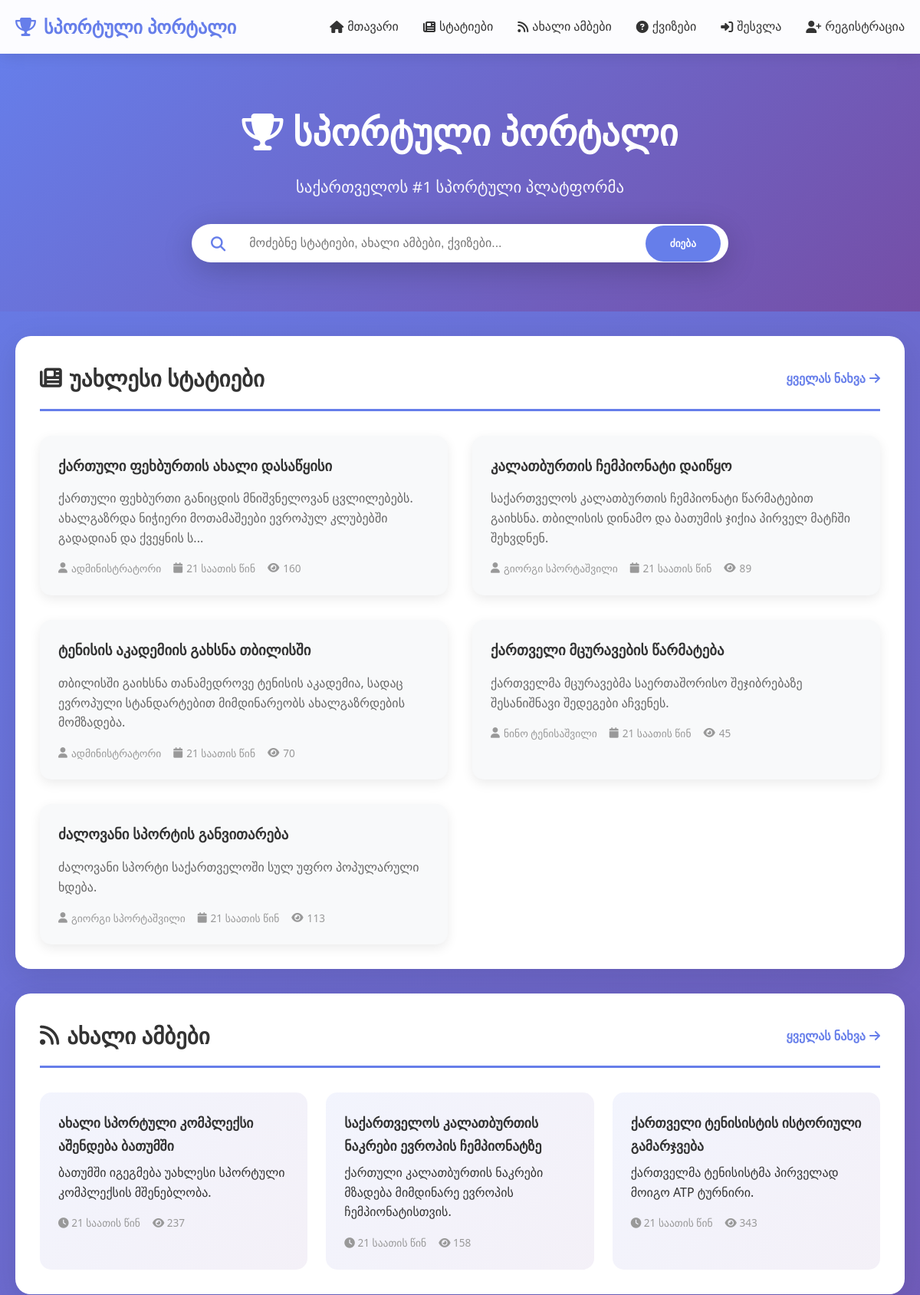
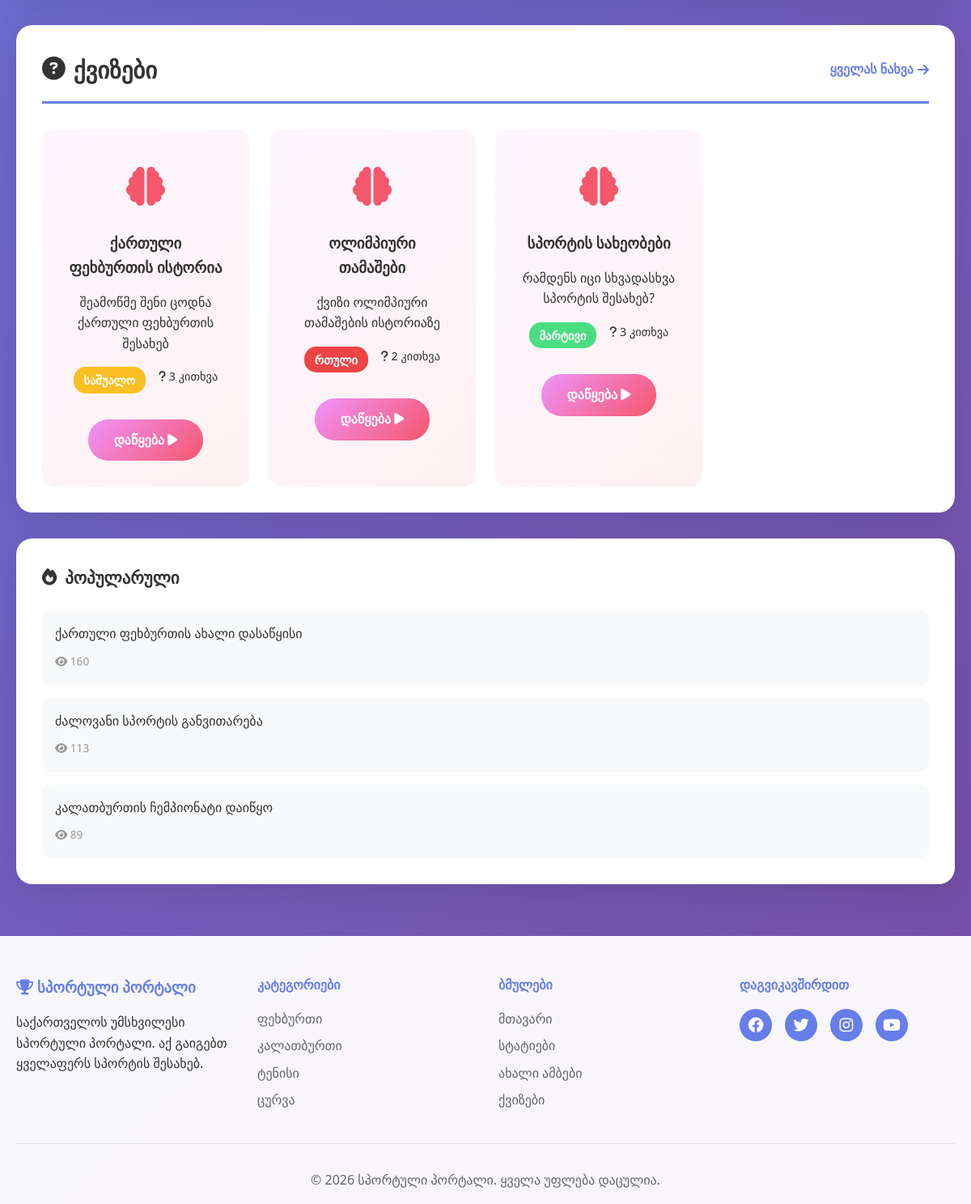
The page / on the database its author committed (2 pictures, top to bottom).
### tables this page shows
CREATE TABLE `articles` (
  `id` int(11) NOT NULL,
  `user_id` int(11) NOT NULL,
  `title` varchar(200) NOT NULL,
  `content` text NOT NULL,
  `category` enum('ფეხბურთი','კალათბურთი','ტენისი','ცურვა','ძალოვანი სპორტი','სხვა') NOT NULL,
  `image` varchar(255) DEFAULT NULL,
  `views` int(11) DEFAULT 0,
  `status` enum('draft','published') DEFAULT 'published',
  `created_at` timestamp NOT NULL DEFAULT current_timestamp(),
  `updated_at` timestamp NOT NULL DEFAULT current_timestamp() ON UPDATE current_timestamp()
);

CREATE TABLE `users` (
  `id` int(11) NOT NULL,
  `username` varchar(50) NOT NULL,
  `email` varchar(100) NOT NULL,
  `password` varchar(255) NOT NULL,
  `full_name` varchar(100) NOT NULL,
  `profile_image` varchar(255) DEFAULT 'default.jpg',
  `role` enum('user','admin') DEFAULT 'user',
  `created_at` timestamp NOT NULL DEFAULT current_timestamp(),
  `last_login` timestamp NULL DEFAULT NULL
);

CREATE TABLE `news` (
  `id` int(11) NOT NULL,
  `user_id` int(11) NOT NULL,
  `title` varchar(200) NOT NULL,
  `content` text NOT NULL,
  `image` varchar(255) DEFAULT NULL,
  `is_breaking` tinyint(1) DEFAULT 0,
  `views` int(11) DEFAULT 0,
  `created_at` timestamp NOT NULL DEFAULT current_timestamp()
);

CREATE TABLE `quizzes` (
  `id` int(11) NOT NULL,
  `user_id` int(11) NOT NULL,
  `title` varchar(200) NOT NULL,
  `description` text DEFAULT NULL,
  `category` varchar(50) DEFAULT NULL,
  `difficulty` enum('მარტივი','საშუალო','რთული') DEFAULT 'საშუალო',
  `time_limit` int(11) DEFAULT 0,
  `created_at` timestamp NOT NULL DEFAULT current_timestamp()
);

### includes/functions.php (called while the page is built, shortened)
<?php
function clean_input($data) {
    $data = trim($data);
    $data = stripslashes($data);
    $data = htmlspecialchars($data, ENT_QUOTES, 'UTF-8');
    return $data;
}
function get_popular_articles($pdo, $limit = 5) {
    $stmt = $pdo->prepare("
        SELECT a.*, u.username, u.full_name
        FROM articles a
        JOIN users u ON a.user_id = u.id
        WHERE a.status = 'published'
        ORDER BY a.views DESC
        LIMIT ?
    ");
    $stmt->execute([$limit]);
    return $stmt->fetchAll();
}
function format_date($date) {
    $timestamp = strtotime($date);
    $now = time();
    $diff = $now - $timestamp;
    if ($diff < 60) {
        return 'ახლახანს';
    } elseif ($diff < 3600) {
        $minutes = floor($diff / 60);
        return $minutes . ' წუთის წინ';
    } elseif ($diff < 86400) {
        $hours = floor($diff / 3600);
        return $hours . ' საათის წინ';
    } elseif ($diff < 604800) {
        $days = floor($diff / 86400);
        return $days . ' დღის წინ';
    } else {
        return date('d.m.Y', $timestamp);
    }
}
function truncate_text($text, $length = 150) {
    if (mb_strlen($text) <= $length) {
        return $text;
    }
    return mb_substr($text, 0, $length) . '...';
}
?>

### index.php (the view, shortened to what this page needs)
<?php
require_once 'config/database.php';
require_once 'includes/functions.php';
$stmt = $pdo->query("
    SELECT a.*, u.username, u.full_name
    FROM articles a
    JOIN users u ON a.user_id = u.id
    WHERE a.status = 'published'
    ORDER BY a.created_at DESC
    LIMIT 6
");
$articles = $stmt->fetchAll();
$stmt = $pdo->query("
    SELECT n.*, u.username
    FROM news n
    JOIN users u ON n.user_id = u.id
    ORDER BY n.is_breaking DESC, n.created_at DESC
    LIMIT 4
");
$news = $stmt->fetchAll();
$stmt = $pdo->query("
    SELECT q.*, u.username,
    (SELECT COUNT(*) FROM quiz_questions WHERE quiz_id = q.id) as question_count
    FROM quizzes q
    JOIN users u ON q.user_id = u.id
    ORDER BY q.created_at DESC
    LIMIT 4
");
$quizzes = $stmt->fetchAll();
$popular = get_popular_articles($pdo, 3);
include 'includes/header.php';
?>
<div class="hero-section">
    <div class="container">
        <h1 class="hero-title">
            <i class="fas fa-trophy"></i>
            სპორტული პორტალი
        </h1>
        <p class="hero-subtitle">საქართველოს #1 სპორტული პლატფორმა</p>
        <div class="search-box">
            <form action="search.php" method="GET">
                <div class="search-input-wrapper">
                    <i class="fas fa-search"></i>
                    <input type="text" name="q" placeholder="მოძებნე სტატიები, ახალი ამბები, ქვიზები..." required>
                    <button type="submit">ძიება</button>
                </div>
            </form>
        </div>
    </div>
</div>
<div class="container">
    <section class="content-section" id="articles-section">
        <div class="section-header">
            <h2><i class="fas fa-newspaper"></i> უახლესი სტატიები</h2>
            <a href="articles.php" class="view-all">ყველას ნახვა <i class="fas fa-arrow-right"></i></a>
        </div>
        <div class="articles-grid">
            <?php foreach ($articles as $article): ?>
            <article class="article-card">
                <div class="article-content">
                    <h3>
                        <a href="article.php?id=<?php echo $article['id']; ?>">
                            <?php echo clean_input($article['title']); ?>
                        </a>
                    </h3>
                    <p class="article-excerpt">
                        <?php echo truncate_text(clean_input($article['content']), 120); ?>
                    </p>
                    <div class="article-meta">
                        <span><i class="fas fa-user"></i> <?php echo clean_input($article['full_name']); ?></span>
                        <span><i class="fas fa-calendar"></i> <?php echo format_date($article['created_at']); ?></span>
                        <span><i class="fas fa-eye"></i> <?php echo $article['views']; ?></span>
                    </div>
                </div>
            </article>
            <?php endforeach; ?>
        </div>
    </section>
    <section class="content-section" id="news-section">
        <div class="section-header">
            <h2><i class="fas fa-rss"></i> ახალი ამბები</h2>
            <a href="news.php" class="view-all">ყველას ნახვა <i class="fas fa-arrow-right"></i></a>
        </div>
        <div class="news-grid">
            <?php foreach ($news as $news_item): ?>
            <article class="news-card">
                <div class="news-content">
                    <h3>
                        <a href="news_detail.php?id=<?php echo $news_item['id']; ?>">
                            <?php echo clean_input($news_item['title']); ?>
                        </a>
                    </h3>
                    <p><?php echo truncate_text(clean_input($news_item['content']), 100); ?></p>
                    <div class="news-meta">
                        <span><i class="fas fa-clock"></i> <?php echo format_date($news_item['created_at']); ?></span>
                        <span><i class="fas fa-eye"></i> <?php echo $news_item['views']; ?></span>
                    </div>
                </div>
            </article>
            <?php endforeach; ?>
        </div>
    </section>
    <section class="content-section" id="quizzes-section">
        <div class="section-header">
            <h2><i class="fas fa-question-circle"></i> ქვიზები</h2>
            <a href="quizzes.php" class="view-all">ყველას ნახვა <i class="fas fa-arrow-right"></i></a>
        </div>
        <div class="quiz-grid">
            <?php foreach ($quizzes as $quiz): ?>
            <div class="quiz-card">
                <div class="quiz-icon">
                    <i class="fas fa-brain"></i>
                </div>
                <h3><?php echo clean_input($quiz['title']); ?></h3>
                <p><?php echo truncate_text(clean_input($quiz['description'] ?? ''), 80); ?></p>
                <div class="quiz-info">
                    <span class="quiz-difficulty <?php echo strtolower($quiz['difficulty']); ?>">
                        <?php echo $quiz['difficulty']; ?>
                    </span>
                    <span><i class="fas fa-question"></i> <?php echo $quiz['question_count']; ?> კითხვა</span>
                </div>
                <a href="quiz.php?id=<?php echo $quiz['id']; ?>" class="quiz-start-btn">
                    დაწყება <i class="fas fa-play"></i>
                </a>
            </div>
            <?php endforeach; ?>
        </div>
    </section>
    <aside class="sidebar-section">
        <div class="sidebar-widget">
            <h3><i class="fas fa-fire"></i> პოპულარული</h3>
            <div class="popular-list">
                <?php foreach ($popular as $pop): ?>
                <div class="popular-item">
                    <a href="article.php?id=<?php echo $pop['id']; ?>">
                        <?php echo clean_input($pop['title']); ?>
                    </a>
                    <span class="popular-views"><i class="fas fa-eye"></i> <?php echo $pop['views']; ?></span>
                </div>
                <?php endforeach; ?>
            </div>
        </div>
    </aside>
</div>
<?php include 'includes/footer.php'; ?>

### rows shown on the page
articles: title "ქართული ფეხბურთის ახალი დასაწყისი", content "ქართული ფეხბურთი განიცდის მნიშვნელოვან ცვლილებებს. ახალგაზრდა ნიჭიერი მოთამაშეები ევროპულ კლუბებში გადადიან და ქვეყნის ს...", user.full_name "ადმინისტრატორი", created_at "21 საათის წინ", views "160"
articles: title "კალათბურთის ჩემპიონატი დაიწყო", content "საქართველოს კალათბურთის ჩემპიონატი წარმატებით გაიხსნა. თბილისის დინამო და ბათუმის ჯიქია პირველ მატჩში შეხვდნენ.", user.full_name "გიორგი სპორტაშვილი", created_at "21 საათის წინ", views "89"
articles: title "ტენისის აკადემიის გახსნა თბილისში", content "თბილისში გაიხსნა თანამედროვე ტენისის აკადემია, სადაც ევროპული სტანდარტებით მიმდინარეობს ახალგაზრდების მომზადება.", user.full_name "ადმინისტრატორი", created_at "21 საათის წინ", views "70"
articles: title "ქართველი მცურავების წარმატება", content "ქართველმა მცურავებმა საერთაშორისო შეჯიბრებაზე შესანიშნავი შედეგები აჩვენეს.", user.full_name "ნინო ტენისაშვილი", created_at "21 საათის წინ", views "45"
articles: title "ძალოვანი სპორტის განვითარება", content "ძალოვანი სპორტი საქართველოში სულ უფრო პოპულარული ხდება.", user.full_name "გიორგი სპორტაშვილი", created_at "21 საათის წინ", views "113"
news: title "ახალი სპორტული კომპლექსი აშენდება ბათუმში", content "ბათუმში იგეგმება უახლესი სპორტული კომპლექსის მშენებლობა.", created_at "21 საათის წინ", views "237"
news: title "საქართველოს კალათბურთის ნაკრები ევროპის ჩემპიონატზე", content "ქართული კალათბურთის ნაკრები მზადება მიმდინარე ევროპის ჩემპიონატისთვის.", created_at "21 საათის წინ", views "158"
news: title "ქართველი ტენისისტის ისტორიული გამარჯვება", content "ქართველმა ტენისისტმა პირველად მოიგო ATP ტურნირი.", created_at "21 საათის წინ", views "343"
quizzes: title "ქართული ფეხბურთის ისტორია", description "შეამოწმე შენი ცოდნა ქართული ფეხბურთის შესახებ", difficulty "საშუალო", question_count "3"
quizzes: title "ოლიმპიური თამაშები", description "ქვიზი ოლიმპიური თამაშების ისტორიაზე", difficulty "რთული", question_count "2"
quizzes: title "სპორტის სახეობები", description "რამდენს იცი სხვადასხვა სპორტის შესახებ?", difficulty "მარტივი", question_count "3"

### other values the page prints
SITE_NAME "სპორტული პორტალი"
